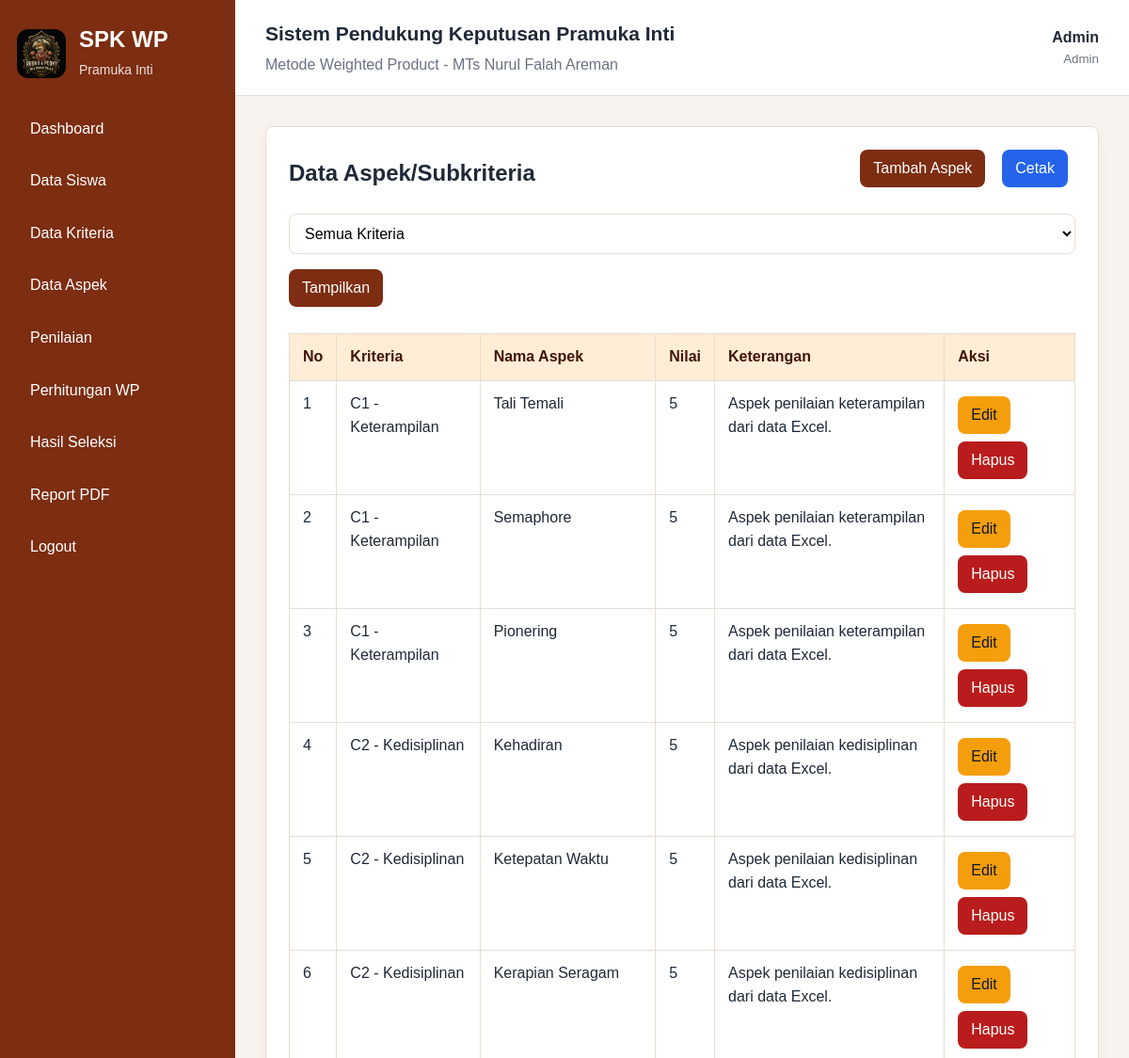
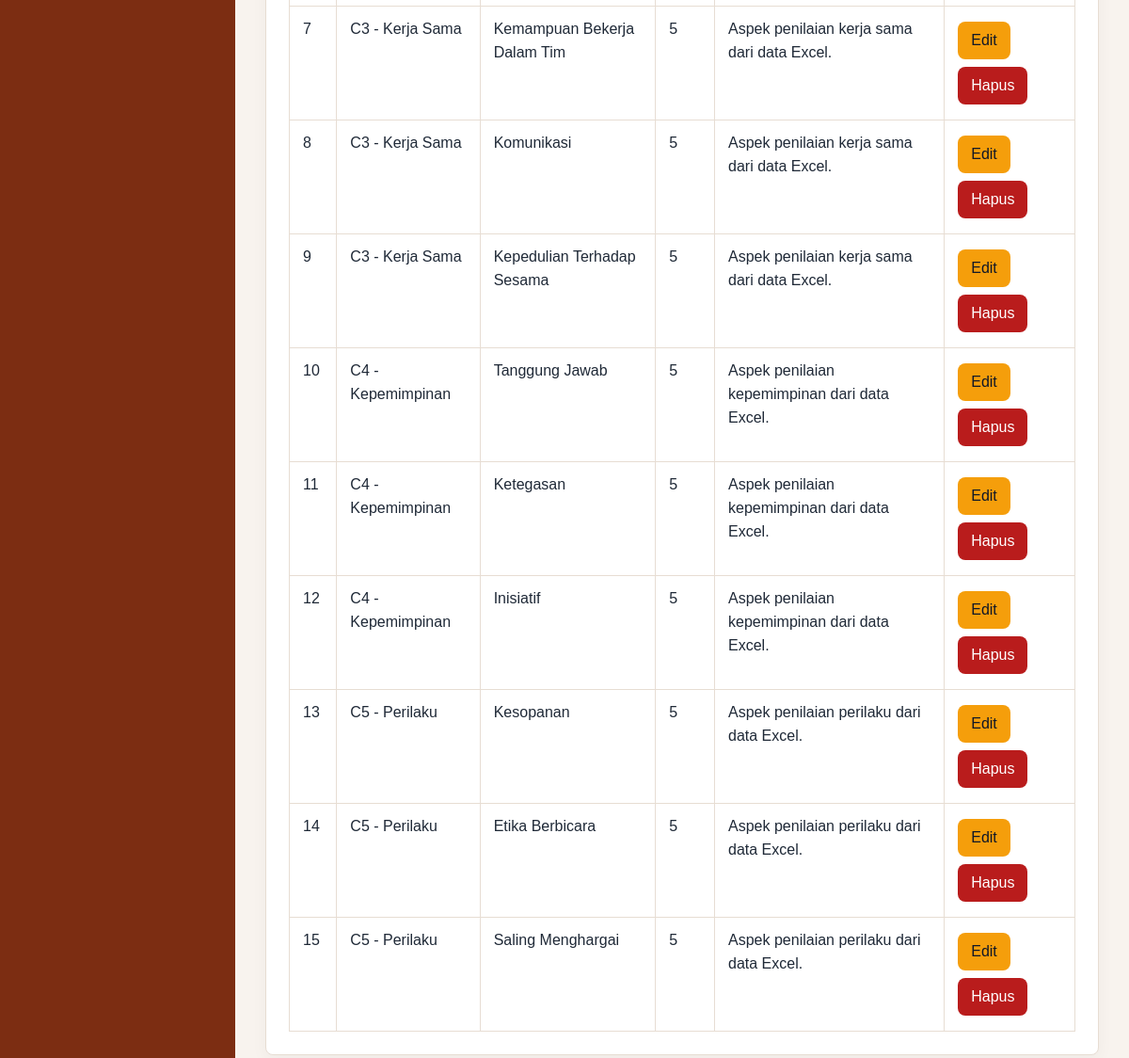
/pages/aspek/index.php (signed in), run on the app's committed database (2 pictures, top to bottom).
### tables this page shows
CREATE TABLE aspek (
    id_aspek INT AUTO_INCREMENT PRIMARY KEY,
    id_kriteria INT NOT NULL,
    nama_aspek VARCHAR(100) NOT NULL,
    nilai INT NOT NULL,
    keterangan TEXT,
    CONSTRAINT fk_aspek_kriteria FOREIGN KEY (id_kriteria) REFERENCES kriteria(id_kriteria) ON DELETE CASCADE ON UPDATE CASCADE
);

CREATE TABLE kriteria (
    id_kriteria INT AUTO_INCREMENT PRIMARY KEY,
    kode_kriteria VARCHAR(10) NOT NULL UNIQUE,
    nama_kriteria VARCHAR(100) NOT NULL,
    bobot FLOAT NOT NULL,
    tipe ENUM('benefit','cost') NOT NULL DEFAULT 'benefit'
);

### includes/auth.php (called while the page is built, shortened)
<?php
function e($value): string
{
    return htmlspecialchars((string) $value, ENT_QUOTES, 'UTF-8');
}

### pages/aspek/index.php (the view, shortened to what this page needs)
<?php
require_once __DIR__ . '/../../config/database.php';
require_once __DIR__ . '/../../includes/auth.php';
$idKriteria = (int) ($_GET['id_kriteria'] ?? 0);
$sql = 'SELECT a.*, k.kode_kriteria, k.nama_kriteria FROM aspek a JOIN kriteria k ON k.id_kriteria=a.id_kriteria';
$params = [];
$sql .= ' ORDER BY k.kode_kriteria ASC, a.id_aspek ASC';
$stmt = $pdo->prepare($sql);
$stmt->execute($params);
$rows = $stmt->fetchAll();
include __DIR__ . '/../../includes/header.php';
?>
<div class="card">
    <div class="toolbar"><h2>Data Aspek/Subkriteria</h2><div><a class="btn btn-primary" href="tambah.php">Tambah Aspek</a><a class="btn btn-print" href="cetak.php<?= $idKriteria ? '?id_kriteria=' . e($idKriteria) : '' ?>" target="_blank">Cetak</a></div></div>
    <form method="get" class="toolbar"><select name="id_kriteria"><option value="0">Semua Kriteria</option></select><button class="btn btn-primary">Tampilkan</button></form>
    <div class="table-responsive"><table><thead><tr><th>No</th><th>Kriteria</th><th>Nama Aspek</th><th>Nilai</th><th>Keterangan</th><th>Aksi</th></tr></thead><tbody><?php foreach ($rows as $i => $row): ?><tr><td><?= $i + 1 ?></td><td><?= e($row['kode_kriteria'] . ' - ' . $row['nama_kriteria']) ?></td><td><?= e($row['nama_aspek']) ?></td><td><?= e($row['nilai']) ?></td><td><?= e($row['keterangan']) ?></td><td><a class="btn btn-warning" href="edit.php?id=<?= e($row['id_aspek']) ?>">Edit</a><a class="btn btn-danger" href="hapus.php?id=<?= e($row['id_aspek']) ?>" data-confirm="Hapus aspek ini?">Hapus</a></td></tr><?php endforeach; ?></tbody></table></div>
</div>
<?php include __DIR__ . '/../../includes/footer.php'; ?>

### assets/css/style.css (style rules this page uses)
:root { --primary: #7c2d12; --primary-light: #ffedd5; --dark: #1f2937; --muted: #6b7280; --border: #e7ddd3; --bg: #f8f3ee; --white: #ffffff; --danger: #b91c1c; --warning: #854d0e; }
* { box-sizing: border-box; }
body { margin: 0; font-family: Arial, sans-serif; background: var(--bg); color: var(--dark); line-height: 1.55; }
a { color: inherit; text-decoration: none; }
input, select, textarea, button { font: inherit; }
.card { background: var(--white); border: 1px solid var(--border); border-radius: 8px; padding: 24px; margin-bottom: 24px; box-shadow: 0 6px 18px rgba(15, 23, 42, .04); }
.card h2, .card h3 { margin: 0 0 16px; line-height: 1.3; }
.toolbar { display: flex; justify-content: space-between; gap: 16px; flex-wrap: wrap; align-items: center; margin-bottom: 20px; }
.toolbar h2 { margin: 0; line-height: 1.3; }
.toolbar>div { display: flex; flex-wrap: wrap; gap: 10px; }
.table-responsive { overflow-x: auto; }
table { width: 100%; border-collapse: collapse; background: var(--white); }
th, td { border: 1px solid var(--border); padding: 12px 14px; text-align: left; vertical-align: top; }
th { background: var(--primary-light); color: #431407; }
td .btn { margin: 4px 6px 4px 0; }
input, select, textarea { width: 100%; border: 1px solid var(--border); border-radius: 8px; padding: 11px 12px; background: #fff; }
.btn { display: inline-flex; align-items: center; justify-content: center; gap: 6px; border: 0; border-radius: 8px; padding: 10px 14px; cursor: pointer; background: #e5e7eb; color: var(--dark); margin: 0 8px 8px 0; line-height: 1.25; min-height: 40px; }
.btn-primary { background: var(--primary); color: var(--white); }
.btn-danger { background: var(--danger); color: var(--white); }
.btn-warning { background: #f59e0b; color: #111827; }
.btn-print { background: #2563eb; color: var(--white); }

### data on the page
aspek: id_kriteria.nama_kriteria "C1 - Keterampilan", nama_aspek "Tali Temali", nilai "5", keterangan "Aspek penilaian keterampilan dari data Excel."
aspek: id_kriteria.nama_kriteria "C1 - Keterampilan", nama_aspek "Semaphore", nilai "5", keterangan "Aspek penilaian keterampilan dari data Excel."
aspek: id_kriteria.nama_kriteria "C1 - Keterampilan", nama_aspek "Pionering", nilai "5", keterangan "Aspek penilaian keterampilan dari data Excel."
aspek: id_kriteria.nama_kriteria "C2 - Kedisiplinan", nama_aspek "Kehadiran", nilai "5", keterangan "Aspek penilaian kedisiplinan dari data Excel."
aspek: id_kriteria.nama_kriteria "C2 - Kedisiplinan", nama_aspek "Ketepatan Waktu", nilai "5", keterangan "Aspek penilaian kedisiplinan dari data Excel."
aspek: id_kriteria.nama_kriteria "C2 - Kedisiplinan", nama_aspek "Kerapian Seragam", nilai "5", keterangan "Aspek penilaian kedisiplinan dari data Excel."
aspek: id_kriteria.nama_kriteria "C3 - Kerja Sama", nama_aspek "Kemampuan Bekerja Dalam Tim", nilai "5", keterangan "Aspek penilaian kerja sama dari data Excel."
aspek: id_kriteria.nama_kriteria "C3 - Kerja Sama", nama_aspek "Komunikasi", nilai "5", keterangan "Aspek penilaian kerja sama dari data Excel."
aspek: id_kriteria.nama_kriteria "C3 - Kerja Sama", nama_aspek "Kepedulian Terhadap Sesama", nilai "5", keterangan "Aspek penilaian kerja sama dari data Excel."
aspek: id_kriteria.nama_kriteria "C4 - Kepemimpinan", nama_aspek "Tanggung Jawab", nilai "5", keterangan "Aspek penilaian kepemimpinan dari data Excel."
aspek: id_kriteria.nama_kriteria "C4 - Kepemimpinan", nama_aspek "Ketegasan", nilai "5", keterangan "Aspek penilaian kepemimpinan dari data Excel."
aspek: id_kriteria.nama_kriteria "C4 - Kepemimpinan", nama_aspek "Inisiatif", nilai "5", keterangan "Aspek penilaian kepemimpinan dari data Excel."
aspek: id_kriteria.nama_kriteria "C5 - Perilaku", nama_aspek "Kesopanan", nilai "5", keterangan "Aspek penilaian perilaku dari data Excel."
aspek: id_kriteria.nama_kriteria "C5 - Perilaku", nama_aspek "Etika Berbicara", nilai "5", keterangan "Aspek penilaian perilaku dari data Excel."
aspek: id_kriteria.nama_kriteria "C5 - Perilaku", nama_aspek "Saling Menghargai", nilai "5", keterangan "Aspek penilaian perilaku dari data Excel."

### other printed values
$_SESSION['user']['nama'] "Admin"
str_replace('_', ' ', user_role()) "Admin"
